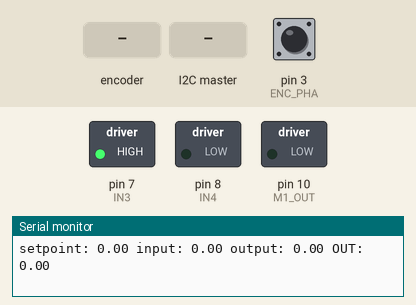
The sketch below on a simulated Arduino Uno, built with avr-gcc and run on an emulated ATmega328P. On the bench: switched loads named in the sketch (green lamp = pin HIGH), the last lines printed to the serial monitor. Dashed ring = blinking. Inputs (shaded band) come from the test bench; at power-on: pin 3 (ENC_PHA) HIGH.

Above: at 1.2 s.
1.3 s: rotary encoder on pin 3 (ENC_PHA) / pin 4 (ENC_PHB) turned 3 steps (first pin leading)
At 1.43 s:
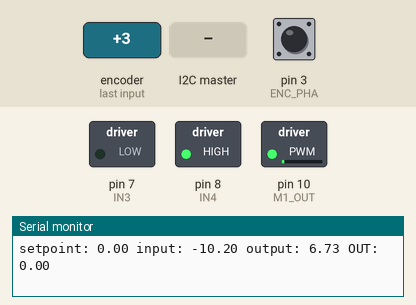
At 2.9 s:
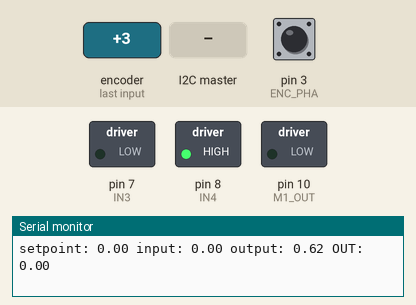
4.3 s: the I2C master sends the byte 1
At 6.1 s:
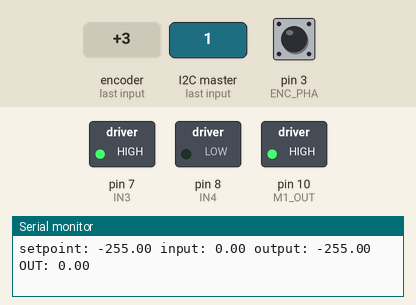
Timing chart, 0 to 7.6 s (numbered marks = the images above; inputs shaded):
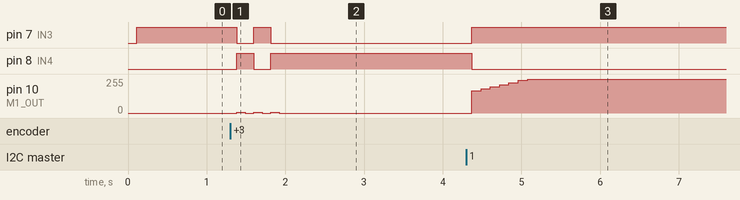

The sketch:

m_left_driver.ino
```cpp
#include <Wire.h>
#include <PID_v1.h>


// M1 motor
#define M1_OUT 10
#define IN3 7 // to define CW and CCW directions
#define IN4 8

// Encoder
#define ENC_PHA 3
#define ENC_PHB 4

#define PPR 330 // pulses per rotation

volatile long enc_pos, last_enc_pos = 0, last_encpos = 0;
unsigned int long lastTime, now;


// PID
double kp =0.6, ki =0.6 , kd =0.0;
double input = 0, output = 0, setpoint = 0.0;
double outout = 0.0;

PID myPID(&input, &output, &setpoint, kp, ki, kd,DIRECT);

float pwm = 0.0;


void setup() {

  pinMode(M1_OUT, OUTPUT);
  pinMode(IN3, OUTPUT);
  pinMode(IN4, OUTPUT);

  // PID
  myPID.SetMode(AUTOMATIC);
  myPID.SetOutputLimits(-255, 255);
  myPID.SetSampleTime(100);


  // I2C
  Wire.begin(10); // configure slave in the address #10
  Wire.onRequest(OnRequestEvent); // data request to slave
  Wire.onReceive(OnReceiveEvent); // data received by slave

  // Encoder A
  pinMode(ENC_PHA, INPUT_PULLUP);
  pinMode(ENC_PHB, INPUT_PULLUP);

  attachInterrupt(digitalPinToInterrupt(ENC_PHA), PulseCnt, RISING);

  TCCR1B = TCCR1B & 0b11111000 | 1;

  Serial.begin(9600);

  Serial.println("I2C save -> ready");

}

void SetPwm(float out)
{
  if (out > 0) //CW
  {
    digitalWrite(IN3, LOW);
    digitalWrite(IN4, HIGH);
  }
  else //CCW
  {
    digitalWrite(IN3, HIGH);
    digitalWrite(IN4, LOW);
  }
  analogWrite(M1_OUT, abs(out));


}

void OnRequestEvent()
{
  int8_t pos;

  pos = ((360.0*(enc_pos - last_enc_pos)) / 330.0); // change in position -> º

  // Serial.println("enc_pos: " + String(enc_pos) + " last_enc_pos: " + String(last_enc_pos));
  Serial.println("Pos: " + String(pos));

  last_encpos = enc_pos;

  Wire.write(pos);


}

void OnReceiveEvent(int c)
{
  uint8_t buff[2];
  for (int i = 0; i < 2; ++i)
  {
    buff[i] = Wire.read();
  }

  setpoint = (double)((buff[0])| (buff[1] << 8));

  //Serial.println((uint8_t)buff[0]);
  //Serial.println((uint8_t)buff[1]);
  //Serial.println("SetPoint: " + String(setpoint));


}
void PulseCnt()
{
   if (enc_pos >= (PPR*10) || enc_pos <= -(PPR*10))
      enc_pos = 0;

  if (PINB & 0b0000001) enc_pos ++;  // if (digitalRead(ENC_PHA) == HIGH) enc_pos --;
  else enc_pos --; // if (digitalRead(ENC_PHB) == LOW) enc_pos ++;

  // Serial.println(enc_pos);
}


float mapPwm(float x, float out_min, float out_max)
{
  return x * (out_max - out_min) + out_min;
}

float vel_to_volt(float vel)
{

  //Y = mx + b --> Y = 0.24566474*x + 155

  float offset = 10;

  if (vel > 0)
    return 0.24566474*vel + 185; //155
  else if (vel < 0)
    return 0.24566474*vel - 185;
  else
    return 0.0;

}

void loop() {

    now = millis();
    int td = (now - lastTime);

    if (td >= 100)
    {
        input = (360.0*1000*(enc_pos-last_enc_pos))/(330.0*(now - lastTime));

        lastTime = now;
        last_enc_pos = enc_pos;

        //Serial.println("Vel: " + String(input));


      myPID.Compute();


      SetPwm(output);            // drive L298N H-Bridge module

    }

    if (setpoint > 500) setpoint = 0.0;
    Serial.println("setpoint: " + String(setpoint) + " input: " + String(input) + " output: " + String(output) + " OUT: " + String(outout));

    delay(50);
 }
```

Measured:
- after the input at 1.3 s, pin 7 (IN3): HIGH → LOW after 0.08 s, → HIGH 0.22 s later, → LOW 0.22 s later; pin 8 (IN4): LOW → HIGH after 0.08 s, → LOW 0.22 s later, → HIGH 0.22 s later; pin 10 (M1_OUT): alternates 6/255 for 0.11 s and 0/255 for 0.11 s, 6 changes in all, then stays 0/255, starting after 0.08 s
- after the input at 4.3 s, pin 7 (IN3): LOW → HIGH after 0.07 s; pin 8 (IN4): HIGH → LOW after 0.07 s; pin 10 (M1_OUT): moves from 0/255 to 255/255 over 0.71 s, starting after 0.07 s
